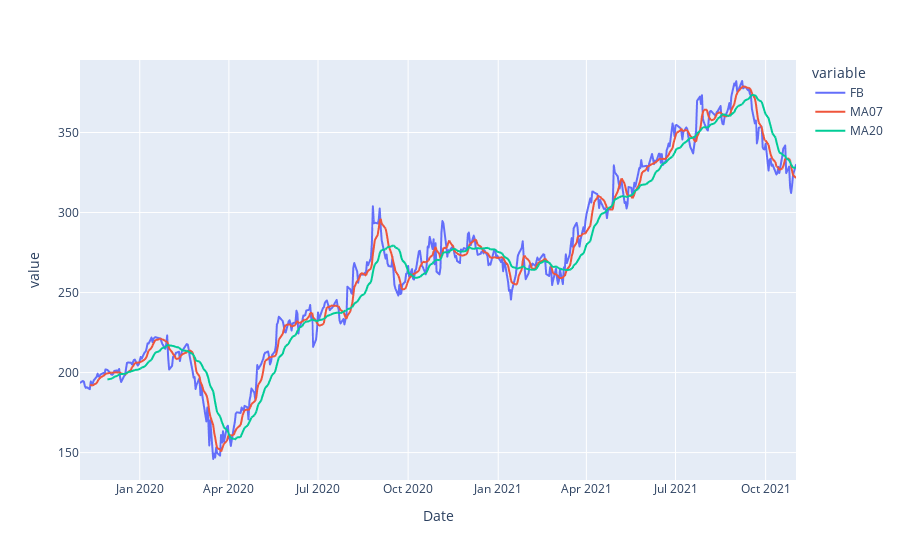

Here is the notebook cell this chart was saved with:
### Code cell
x = input('Introduce un ticker ')
data = df_sic[x]
analysis = pd.DataFrame(data)
analysis['MA07'] = analysis[x].rolling(7).mean()
analysis['MA20'] = analysis[x].rolling(20).mean()
px.line(analysis)

### Figure 1 — Plotly figure (JSON) as saved in the notebook; plotly's stock layout.template omitted (floating-point values rounded to 4 significant figures; data arrays with more than 128 entries replaced by an {"elided": "..."} marker saying what was removed)
{"data": [{"hovertemplate": "variable=FB<br>Date=%{x}<br>value=%{y}<extra></extra>", "legendgroup": "FB", "line": {"color": "#636efa", "dash": "solid"}, "mode": "lines", "name": "FB", "showlegend": true, "type": "scattergl", "x": {"elided": "504 str values"}, "xaxis": "x", "y": {"elided": "504 float values"}, "yaxis": "y"}, {"hovertemplate": "variable=MA07<br>Date=%{x}<br>value=%{y}<extra></extra>", "legendgroup": "MA07", "line": {"color": "#EF553B", "dash": "solid"}, "mode": "lines", "name": "MA07", "showlegend": true, "type": "scattergl", "x": {"elided": "504 str values"}, "xaxis": "x", "y": {"elided": "504 float values"}, "yaxis": "y"}, {"hovertemplate": "variable=MA20<br>Date=%{x}<br>value=%{y}<extra></extra>", "legendgroup": "MA20", "line": {"color": "#00cc96", "dash": "solid"}, "mode": "lines", "name": "MA20", "showlegend": true, "type": "scattergl", "x": {"elided": "504 str values"}, "xaxis": "x", "y": {"elided": "504 float values"}, "yaxis": "y"}], "layout": {"legend": {"title": {"text": "variable"}, "tracegroupgap": 0}, "margin": {"t": 60}, "xaxis": {"anchor": "y", "domain": [0, 1], "title": {"text": "Date"}}, "yaxis": {"anchor": "x", "domain": [0, 1], "title": {"text": "value"}}}}
